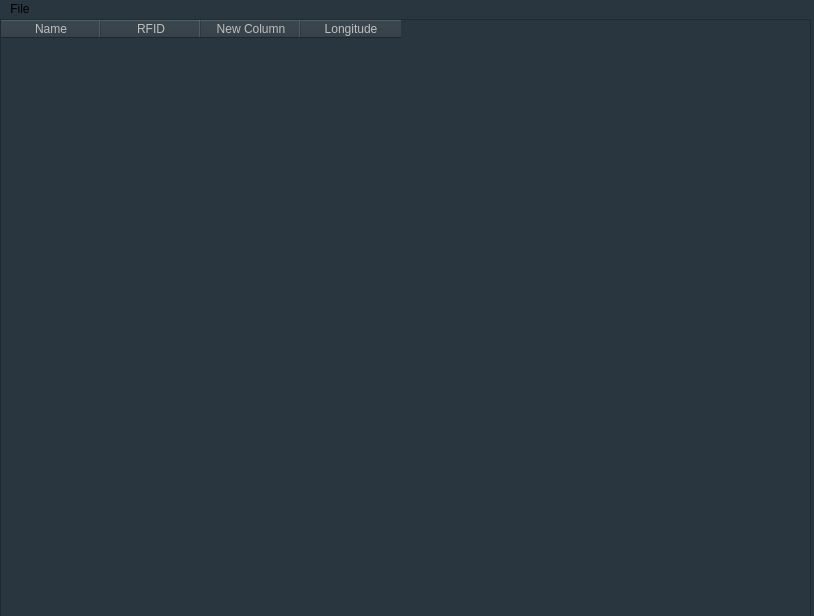
<?xml version="1.0" encoding="UTF-8"?>
<ui version="4.0">
 <class>MainWindow</class>
 <widget class="QMainWindow" name="MainWindow">
  <property name="geometry">
   <rect>
    <x>0</x>
    <y>0</y>
    <width>814</width>
    <height>616</height>
   </rect>
  </property>
  <property name="windowTitle">
   <string>MainWindow</string>
  </property>
  <property name="styleSheet">
   <string notr="true">background-color: rgb(41,54,63);</string>
  </property>
  <widget class="QWidget" name="centralwidget">
   <widget class="QTableWidget" name="tableWidget">
    <property name="enabled">
     <bool>false</bool>
    </property>
    <property name="geometry">
     <rect>
      <x>0</x>
      <y>0</y>
      <width>811</width>
      <height>601</height>
     </rect>
    </property>
    <column>
     <property name="text">
      <string>Name</string>
     </property>
    </column>
    <column>
     <property name="text">
      <string>RFID</string>
     </property>
    </column>
    <column>
     <property name="text">
      <string>New Column</string>
     </property>
    </column>
    <column>
     <property name="text">
      <string>Longitude</string>
     </property>
    </column>
   </widget>
  </widget>
  <widget class="QMenuBar" name="menubar">
   <property name="geometry">
    <rect>
     <x>0</x>
     <y>0</y>
     <width>814</width>
     <height>21</height>
    </rect>
   </property>
   <widget class="QMenu" name="menuFile">
    <property name="title">
     <string>File</string>
    </property>
    <addaction name="actionget_excel"/>
    <addaction name="separator"/>
    <addaction name="actionexit"/>
   </widget>
   <addaction name="menuFile"/>
  </widget>
  <action name="actionget_excel">
   <property name="text">
    <string>get excel</string>
   </property>
  </action>
  <action name="actionexit">
   <property name="text">
    <string>go back</string>
   </property>
  </action>
 </widget>
 <resources/>
 <connections/>
</ui>
